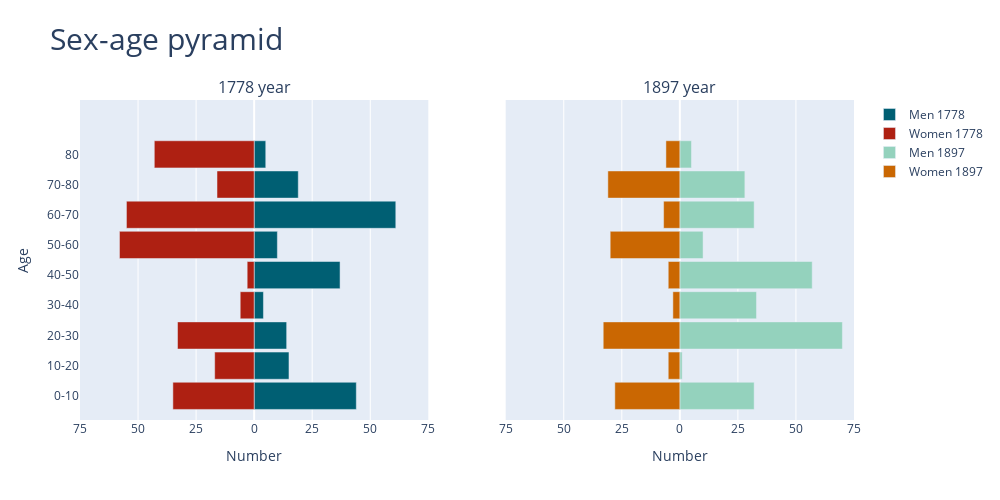

The code cell stored with this chart in its notebook:
### Code cell
fig = make_subplots(
    rows=1,
    cols=2,
    specs=[[{'type': 'bar'}, {'type': 'bar'}]],
    subplot_titles=(
        '1778 year',
        '1897 year',
    ),
    shared_yaxes=True
)

fig.add_trace(
    go.Bar(
        y=bins,
        x=men_ages_2,
        orientation='h',
        name='Men 1778',
        hoverinfo='name+x',
        marker=dict(color='#005f73')
    ), row=1, col=1
),

fig.add_trace(
    go.Bar(
        y=bins,
        x=women_ages_2,
        orientation='h',
        name='Women 1778',
        textposition=None,
        customdata=women_ages_2 * - 1,
        hovertemplate='%{customdata}',
        marker=dict(color='#ae2012')
    ), row=1, col=1
)

fig.add_trace(
    go.Bar(
        y=bins,
        x=men_ages_1,
        orientation='h',
        name='Men 1897',
        hoverinfo='name+x',
        marker=dict(color='#94d2bd')
    ), row=1, col=2
)

fig.add_trace(
    go.Bar(
        y=bins,
        x=women_ages_1,
        orientation='h',
        name='Women 1897',
        hoverinfo='name',
        customdata=women_ages_1 * - 1,
        hovertemplate='%{customdata}',
        textposition=None,
        marker=dict(color='#ca6702')
    ), row=1, col=2
)

xaxis = dict(
    range=[-75, 75],
    tickvals=[-75, -50, -25, 0, 25, 50, 75],
    ticktext=[75, 50, 25, 0, 25, 50, 75],
    title='Number'
)

fig.update_layout(
    yaxis=go.layout.YAxis(title='Age', range=[-8, 98], tickvals=bins, ticktext=labels),
    xaxis=dict(**xaxis),
    xaxis2=dict(**xaxis),
    title_text="Sex-age pyramid",
    title_font=dict(size=30),
    height=500,
    width=1000,
    barmode='overlay',
    bargap=0.1,
)

fig.show()

### Figure 1 — Plotly figure (JSON) as saved in the notebook; plotly's stock layout.template omitted (floating-point values rounded to 4 significant figures; data arrays with more than 128 entries replaced by an {"elided": "..."} marker saying what was removed)
{"data": [{"hoverinfo": "name+x", "marker": {"color": "#005f73"}, "name": "Men 1778", "orientation": "h", "type": "bar", "x": {"elided": "824 int values"}, "xaxis": "x", "y": [0, 10, 20, 30, 40, 50, 60, 70, 80], "yaxis": "y"}, {"customdata": {"elided": "773 int values"}, "hovertemplate": "%{customdata}", "marker": {"color": "#ae2012"}, "name": "Women 1778", "orientation": "h", "type": "bar", "x": {"elided": "773 int values"}, "xaxis": "x", "y": [0, 10, 20, 30, 40, 50, 60, 70, 80], "yaxis": "y"}, {"hoverinfo": "name+x", "marker": {"color": "#94d2bd"}, "name": "Men 1897", "orientation": "h", "type": "bar", "x": {"elided": "774 int values"}, "xaxis": "x2", "y": [0, 10, 20, 30, 40, 50, 60, 70, 80], "yaxis": "y2"}, {"customdata": {"elided": "771 int values"}, "hoverinfo": "name", "hovertemplate": "%{customdata}", "marker": {"color": "#ca6702"}, "name": "Women 1897", "orientation": "h", "type": "bar", "x": {"elided": "771 int values"}, "xaxis": "x2", "y": [0, 10, 20, 30, 40, 50, 60, 70, 80], "yaxis": "y2"}], "layout": {"annotations": [{"font": {"size": 16}, "showarrow": false, "text": "1778 year", "x": 0.225, "xanchor": "center", "xref": "paper", "y": 1, "yanchor": "bottom", "yref": "paper"}, {"font": {"size": 16}, "showarrow": false, "text": "1897 year", "x": 0.775, "xanchor": "center", "xref": "paper", "y": 1, "yanchor": "bottom", "yref": "paper"}], "bargap": 0.1, "barmode": "overlay", "height": 500, "title": {"font": {"size": 30}, "text": "Sex-age pyramid"}, "width": 1000, "xaxis": {"anchor": "y", "domain": [0, 0.45], "range": [-75, 75], "ticktext": [75, 50, 25, 0, 25, 50, 75], "tickvals": [-75, -50, -25, 0, 25, 50, 75], "title": {"text": "Number"}}, "xaxis2": {"anchor": "y2", "domain": [0.55, 1], "range": [-75, 75], "ticktext": [75, 50, 25, 0, 25, 50, 75], "tickvals": [-75, -50, -25, 0, 25, 50, 75], "title": {"text": "Number"}}, "yaxis": {"range": [-8, 98], "ticktext": ["0-10", "10-20", "20-30", "30-40", "40-50", "50-60", "60-70", "70-80"], "tickvals": [0, 10, 20, 30, 40, 50, 60, 70, 80], "title": {"text": "Age"}}, "yaxis2": {"anchor": "x2", "domain": [0, 1], "matches": "y", "showticklabels": false}}}
